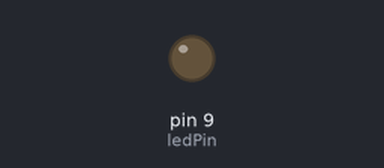
The sketch below on a simulated Arduino Uno, built with avr-gcc and run on an emulated ATmega328P. Parts: output pins drawn as LEDs (lit = HIGH).

Above: at 0.05 s.
At 1.7 s:
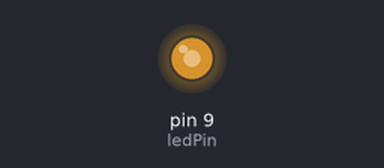
At 3.35 s:
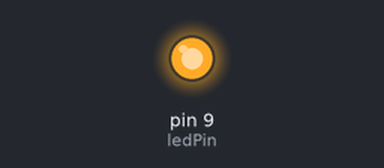
At 6.7 s:
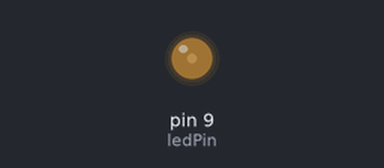
Timing chart, 0 to 12.0 s (numbered marks = the images above):
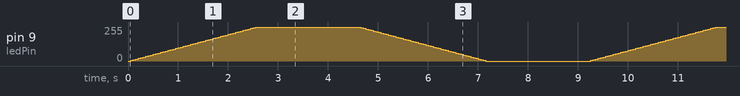

The sketch:

pwm_power.ino
```cpp
/* YourDuino PWM Power Example
 "analogWrite" outputs a Pulse Width Modulated signal
 terry@yourduino.com
 Fades an LED or Lamp up and down
 NOTE: analogWrite values are from 0..255

 */

/*-----( Import needed libraries )-----*/
/*-----( Declare Constants )-----*/
#define ledPin  9    // LED connected to digital pin 9
/*-----( Declare objects )-----*/
/*-----( Declare Variables )-----*/
int fadeValue;  //Value to be sent to PWM


void setup()   /****** SETUP: RUNS ONCE ******/
{
  // (Not Used)

}//--(end setup )---


void loop()   /****** LOOP: RUNS CONSTANTLY ******/
{
  // fade up min to max
  for(fadeValue = 0 ; fadeValue <= 255; fadeValue +=5)
  {
    analogWrite(ledPin, fadeValue);
    delay(50);
  } // End Fade Up

  delay(2000); // Hold 2 seconds at max brightness

  // fade out max to min
  for(fadeValue = 255 ; fadeValue >= 0; fadeValue -=5)
  {
    analogWrite(ledPin, fadeValue);
    delay(50);
  }
  delay(2000); // Hold 2 seconds at off

}//--(end main loop )---

/*-----( Declare User-written Functions )-----*/
//None

//*********( THE END )***********
```
